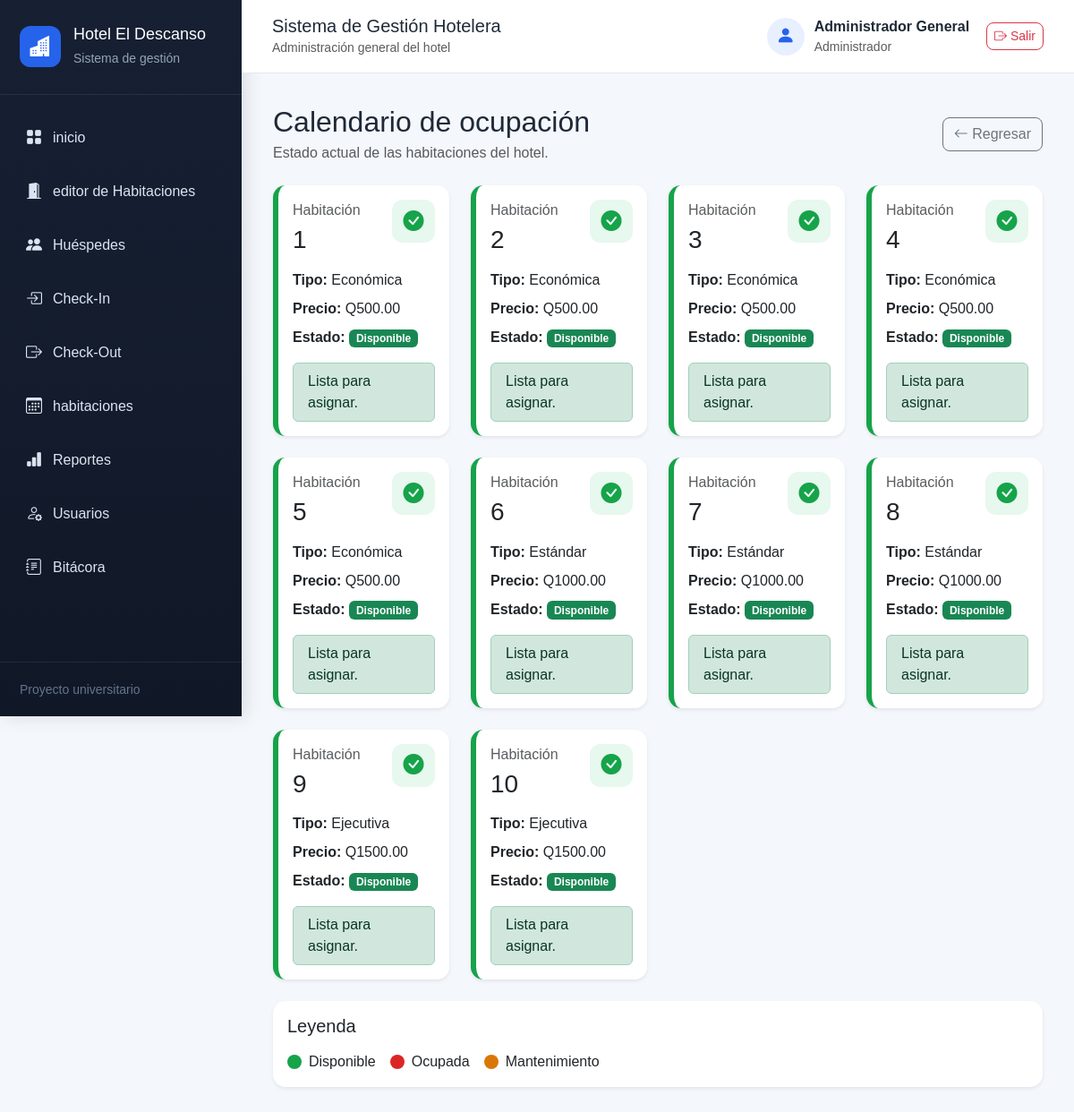
/calendario (signed in), run on the app's committed database.
### models.py (models this page shows, shortened)
class Habitacion(db.Model):
    __tablename__ = "habitaciones"
    id = db.Column(
        db.Integer,
        primary_key=True
    )
    numero = db.Column(
        db.Integer,
        unique=True,
        nullable=False
    )
    tipo = db.Column(
        db.String(20),
        nullable=False
    )
    precio = db.Column(
        db.Float,
        nullable=False
    )
    estado = db.Column(
        db.String(20),
        nullable=False,
        default="Disponible"
    )
    reservas = db.relationship(
        "Reserva",
        backref="habitacion",
        lazy=True
    )

### routes/calendario.py (the view)
@calendario_bp.route("/calendario")
def mostrar_calendario():
    habitaciones = Habitacion.query.order_by(
        Habitacion.numero
    ).all()
    reservas_activas = Reserva.query.filter_by(
        estado="Activa"
    ).all()
    reservas_por_habitacion = {
        reserva.habitacion_id: reserva
        for reserva in reservas_activas
    }
    return render_template(
        "calendario.html",
        habitaciones=habitaciones,
        reservas_por_habitacion=reservas_por_habitacion
    )

### app.py (called while the page is built)
@app.before_request
def proteger_sistema():
    rutas_publicas = {
        "auth.login",
        "static"
    }
    if request.endpoint is None:
        return None
    if request.endpoint in rutas_publicas:
        return None
    if "usuario_id" not in session:
        return redirect(
            url_for("auth.login")
        )
    return None

### templates/calendario.html
{% extends "base.html" %}
{% block contenido %}
<div class="d-flex justify-content-between align-items-center mb-4">
    <div>
        <h2 class="mb-1">
            Calendario de ocupación
        </h2>
        <p class="text-muted mb-0">
            Estado actual de las habitaciones del hotel.
        </p>
    </div>
    <a
        href="{{ url_for('dashboard.inicio') }}"
        class="btn btn-outline-secondary"
    >
        <i class="bi bi-arrow-left"></i>
        Regresar
    </a>
</div>
<div class="row g-4">
    {% for habitacion in habitaciones %}
        {% set reserva = reservas_por_habitacion.get(habitacion.id) %}
        <div class="col-sm-6 col-lg-4 col-xl-3">
            <div
                class="
                    card
                    shadow-sm
                    h-100
                    tarjeta-habitacion
                    {% if habitacion.estado == 'Disponible' %}
                        habitacion-disponible
                    {% elif habitacion.estado == 'Ocupada' %}
                        habitacion-ocupada
                    {% else %}
                        habitacion-mantenimiento
                    {% endif %}
                "
            >
                <div class="card-body">
                    <div class="d-flex justify-content-between align-items-start mb-3">
                        <div>
                            <p class="text-muted mb-1">
                                Habitación
                            </p>
                            <h3 class="mb-0">
                                {{ habitacion.numero }}
                            </h3>
                        </div>
                        <div class="icono-habitacion">
                            {% if habitacion.estado == "Disponible" %}
                                <i class="bi bi-check-circle-fill"></i>
                            {% elif habitacion.estado == "Ocupada" %}
                                <i class="bi bi-person-fill-lock"></i>
                            {% else %}
                                <i class="bi bi-tools"></i>
                            {% endif %}
                        </div>
                    </div>
                    <p class="mb-2">
                        <strong>Tipo:</strong>
                        {{ habitacion.tipo }}
                    </p>
                    <p class="mb-2">
                        <strong>Precio:</strong>
                        Q{{ "%.2f"|format(habitacion.precio) }}
                    </p>
                    <p class="mb-3">
                        <strong>Estado:</strong>
                        {% if habitacion.estado == "Disponible" %}
                            <span class="badge bg-success">
                                Disponible
                            </span>
                        {% elif habitacion.estado == "Ocupada" %}
                            <span class="badge bg-danger">
                                Ocupada
                            </span>
                        {% else %}
                            <span class="badge bg-warning text-dark">
                                Mantenimiento
                            </span>
                        {% endif %}
                    </p>
                    {% if reserva %}
                        <hr>
                        <p class="mb-2">
                            <strong>Huésped:</strong>
                            {{ reserva.huesped.nombre }}
                        </p>
                        <p class="mb-2">
                            <strong>Ingreso:</strong>
                            {{ reserva.fecha_ingreso.strftime("%d/%m/%Y") }}
                        </p>
                        <p class="mb-0">
                            <strong>DPI:</strong>
                            {{ reserva.huesped.dpi }}
                        </p>
                    {% elif habitacion.estado == "Disponible" %}
                        <div class="alert alert-success py-2 mb-0">
                            Lista para asignar.
                        </div>
                    {% else %}
                        <div class="alert alert-warning py-2 mb-0">
                            No disponible para reservas.
                        </div>
                    {% endif %}
                </div>
            </div>
        </div>
    {% else %}
        <div class="col-12">
            <div class="alert alert-info">
                No existen habitaciones registradas.
            </div>
        </div>
    {% endfor %}
</div>
<div class="card shadow-sm mt-4">
    <div class="card-body">
        <h5 class="mb-3">
            Leyenda
        </h5>
        <div class="d-flex flex-wrap gap-3">
            <div class="d-flex align-items-center gap-2">
                <span class="indicador indicador-disponible"></span>
                <span>Disponible</span>
            </div>
            <div class="d-flex align-items-center gap-2">
                <span class="indicador indicador-ocupada"></span>
                <span>Ocupada</span>
            </div>
            <div class="d-flex align-items-center gap-2">
                <span class="indicador indicador-mantenimiento"></span>
                <span>Mantenimiento</span>
            </div>
        </div>
    </div>
</div>
{% endblock %}

### static/css/estilos.css (style rules this page uses)
* { box-sizing: border-box; }
body { margin: 0; background-color: #f4f7fb; font-family: Arial, Helvetica, sans-serif; color: #1f2937; }
.card { border: none; border-radius: 14px; }
.btn { border-radius: 8px; }
.tarjeta-habitacion { border-left: 6px solid transparent; transition: transform 0.2s ease, box-shadow 0.2s ease; }
.habitacion-disponible { border-left-color: #16a34a; }
.icono-habitacion { width: 48px; height: 48px; border-radius: 12px; background-color: #eef2f7; display: flex; align-items: center; justify-content: center; font-size: 23px; }
.habitacion-disponible .icono-habitacion { background-color: #e7f8ee; color: #16a34a; }
.indicador { width: 16px; height: 16px; border-radius: 50%; display: inline-block; }
.indicador-disponible { background-color: #16a34a; }
.indicador-ocupada { background-color: #dc2626; }
.indicador-mantenimiento { background-color: #d97706; }

### data on the page
Habitacion: numero "1", estado "Disponible" (drawn), tipo "Económica", precio "500.00"
Habitacion: numero "2", estado "Disponible" (drawn), tipo "Económica", precio "500.00"
Habitacion: numero "3", estado "Disponible" (drawn), tipo "Económica", precio "500.00"
Habitacion: numero "4", estado "Disponible" (drawn), tipo "Económica", precio "500.00"
Habitacion: numero "5", estado "Disponible" (drawn), tipo "Económica", precio "500.00"
Habitacion: numero "6", estado "Disponible" (drawn), tipo "Estándar", precio "1000.00"
Habitacion: numero "7", estado "Disponible" (drawn), tipo "Estándar", precio "1000.00"
Habitacion: numero "8", estado "Disponible" (drawn), tipo "Estándar", precio "1000.00"
Habitacion: numero "9", estado "Disponible" (drawn), tipo "Ejecutiva", precio "1500.00"
Habitacion: numero "10", estado "Disponible" (drawn), tipo "Ejecutiva", precio "1500.00"

### other printed values
{{ session.get("nombre_usuario", "Usuario") }} "Administrador General"
{{ session.get("rol", "") }} "Administrador"
